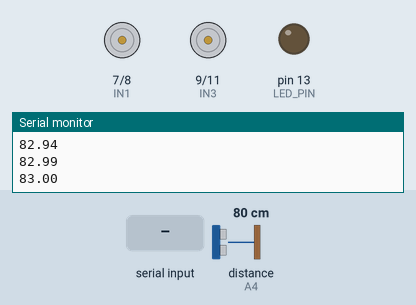
This sketch was run on a simulated Arduino Uno, built with avr-gcc and run on an emulated ATmega328P. On the bench: motor-driver pin pairs drawn as motors (green arrow = first pin HIGH = forward, orange = second pin HIGH = backward, longer = more drive, scaled by the enable pin), output pins drawn as LEDs (lit = HIGH), the last lines printed to the serial monitor. Wiring (inferred from the names in the program): ultrasonic range finder: trigger A5; echo A4. Dashed ring = blinking. Inputs (shaded band) come from the test bench; at power-on: distance to the obstacle (sensor on A4) 80 cm. The echo pulse lasts 58.3 µs per cm; pins used as bus, display or sensor lines are not drawn.

Above: at 1.2 s.
1.3 s: "b" received over Serial
At 1.52 s:
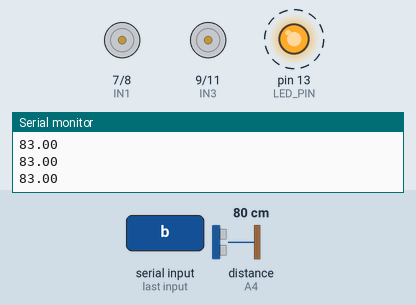
4.3 s: "w" received over Serial
At 4.46 s:
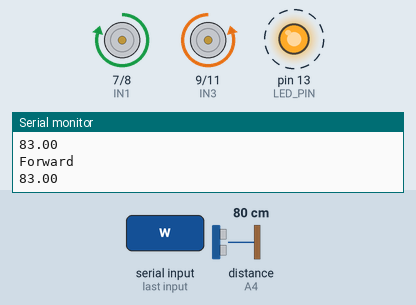
7.3 s: "s" received over Serial
At 7.42 s:
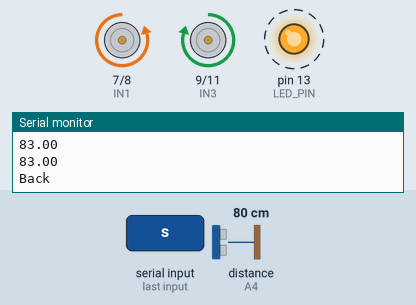
10.3 s: "a" received over Serial
At 10.76 s:
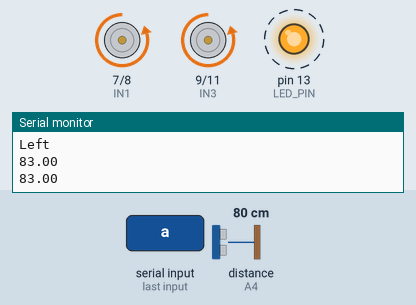
13.3 s: "d" received over Serial
At 13.7 s:
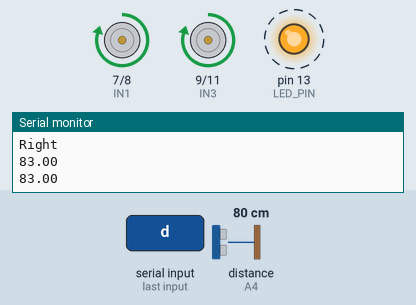
16.3 s: "h" received over Serial
At 16.64 s:
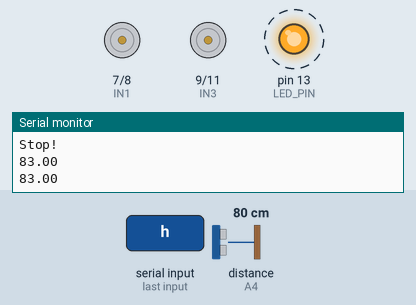
Timing chart, 0 to 20.3 s (numbered marks = the images above; inputs shaded):
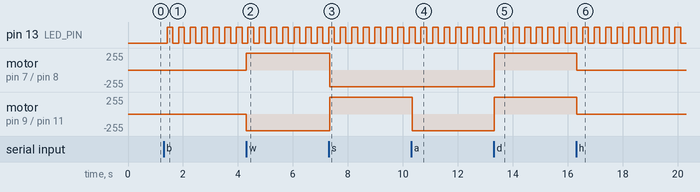

Measured:
- after the input at 1.3 s, pin 13 (LED_PIN): alternates HIGH for 0.21 s and LOW for 0.21 s, starting after 0.12 s
- after the input at 4.3 s, motor on pin 7 (IN1) / pin 8 (IN2): stopped → forward 250/255 at once; motor on pin 9 (IN3) / pin 11 (IN4): stopped → backward 250/255 at once
- after the input at 7.3 s, motor on pin 7 (IN1) / pin 8 (IN2): forward 250/255 → backward 250/255 after 0.05 s; motor on pin 9 (IN3) / pin 11 (IN4): backward 250/255 → forward 250/255 after 0.05 s
- after the input at 10.3 s, motor on pin 9 (IN3) / pin 11 (IN4): forward 250/255 → backward 250/255 at once
- after the input at 13.3 s, motor on pin 7 (IN1) / pin 8 (IN2), motor on pin 9 (IN3) / pin 11 (IN4): backward 250/255 → forward 250/255 at once
- after the input at 16.3 s, motor on pin 7 (IN1) / pin 8 (IN2), motor on pin 9 (IN3) / pin 11 (IN4): forward 250/255 → stopped at once

The sketch:

ArduinoCar.ino
```cpp
#include <Arduino.h>
#include <SoftwareSerial.h>

#include "Scheduler.h"
#include "DistanceTask.h"
#include "BlinkTask.h"
#include "SerialTask.h"


#define PROXIMITY_TRIG_PIN A5
#define PROXIMITY_ECHO_PIN A4
#define LED_PIN    13


#define ENA 5
#define ENB 6
#define IN1 7
#define IN2 8
#define IN3 9
#define IN4 11
#define carSpeed 250

/*
   -----------------------------------
   Function declaration
   -----------------------------------
*/
void move(int direction);

/*
   -----------------------------------
   Hardware devices
   -----------------------------------
*/
Scheduler sched;

float* gloDistanceValue = new float(5.0);
bool* gloBlinkingState = new bool(false);

DistanceTask* distanceTask = new DistanceTask(PROXIMITY_TRIG_PIN, PROXIMITY_ECHO_PIN, gloDistanceValue);
BlinkTask* blinkingLed = new BlinkTask(LED_PIN, gloBlinkingState);
SerialTask* serialTask = new SerialTask(gloDistanceValue, gloBlinkingState, move);


void forward(){
  analogWrite(ENA, carSpeed);
  analogWrite(ENB, carSpeed);
  digitalWrite(IN1, HIGH);
  digitalWrite(IN2, LOW);
  digitalWrite(IN3, LOW);
  digitalWrite(IN4, HIGH);
  Serial.println("Forward");
}

void back() {
  analogWrite(ENA, carSpeed);
  analogWrite(ENB, carSpeed);
  digitalWrite(IN1, LOW);
  digitalWrite(IN2, HIGH);
  digitalWrite(IN3, HIGH);
  digitalWrite(IN4, LOW);
  Serial.println("Back");
}

void left() {
  analogWrite(ENA, carSpeed);
  analogWrite(ENB, carSpeed);
  digitalWrite(IN1, LOW);
  digitalWrite(IN2, HIGH);
  digitalWrite(IN3, LOW);
  digitalWrite(IN4, HIGH);
  Serial.println("Left");
}

void right() {
  analogWrite(ENA, carSpeed);
  analogWrite(ENB, carSpeed);
  digitalWrite(IN1, HIGH);
  digitalWrite(IN2, LOW);
  digitalWrite(IN3, HIGH);
  digitalWrite(IN4, LOW);
  Serial.println("Right");
}

void stop() {
  digitalWrite(ENA, LOW);
  digitalWrite(ENB, LOW);
  Serial.println("Stop!");
}

void setup() {
  Serial.begin(9600);
  pinMode(IN1,OUTPUT);
  pinMode(IN2,OUTPUT);
  pinMode(IN3,OUTPUT);
  pinMode(IN4,OUTPUT);
  pinMode(ENA,OUTPUT);
  pinMode(ENB,OUTPUT);
  stop();
  sched.init(50);

  distanceTask->init(100);
  blinkingLed->init(200);
  serialTask->init(50);

  sched.addTask(distanceTask);
  sched.addTask(blinkingLed);
  sched.addTask(serialTask);
}

void loop() {
  sched.schedule();
}

void move(int direction)
{
  switch (direction) {

    case 1://forward
      forward();
      break;
    case 2: //backward
      back();
      break;
    case 3: //left
      left();
      break;
    case 4: //right
      right();
      break;
    case 5: //halt
      stop();
      break;
  }
}
```

BlinkTask.cpp
```cpp
#include "BlinkTask.h"

BlinkTask::BlinkTask(int pin, bool* gloBlinkState){
  this->pin = pin;
  this->gloBlinkState = gloBlinkState;
}

void BlinkTask::init(int period){
  Task::init(period);
  led = new Led(pin);
  state = false;
}

void BlinkTask::tick(){
  if (*gloBlinkState && !state) {
    led->switchOn();
    state = true;
  } else {
    if (state == true) {
      led->switchOff();
      state = false;
    }
  }
}

void BlinkTask::reset() {
  led->switchOff();
  state = false;
}
```

BlinkTask.h
```cpp
#ifndef __BLINKTASK__
#define __BLINKTASK__

#include "Task.h"
#include "Led.h"

class BlinkTask: public Task {

public:
  BlinkTask(int pin, bool* gloBlinkState);
  void init(int period);
  void tick();

protected:
  void reset();

private:
  int pin;
  Light* led;
  bool state;
  bool* gloBlinkState;

};

#endif
```

BlinkingLed.cpp
```cpp
#include "BlinkingLed.h"

BlinkingLed::BlinkingLed(Led* led){
  this->led = led;
  this->isOn = false;
}

void BlinkingLed::switchOn(){
  this->led->switchOn();
  isOn = true;
}

void BlinkingLed::switchOff(){
  this->led->switchOff();
  isOn = false;
};

void BlinkingLed::blink(){
  if (isOn) {
    switchOff();
  } else {
    switchOn();
  }
};
```

BlinkingLed.h
```cpp
#ifndef __BLINKINGLED__
#define __BLINKINGLED__

#include "Led.h"

class BlinkingLed {
public:
  BlinkingLed(Led* led);
  void switchOn();
  void switchOff();
  void blink();
private:
  Led* led;
  bool isOn;
};

#endif
```

DistanceTask.cpp
```cpp
#include "DistanceTask.h"
#include "StabilizedProximitySensor.h"

DistanceTask::DistanceTask(int trigPin, int echoPin, float* gloDistanceValue){
  this->trigPin = trigPin;
  this->echoPin = echoPin;
  this->gloDistanceValue = gloDistanceValue;
}

void DistanceTask::init(int period){
  Task::init(period);
  proximitySensor = new StabilizedProximitySensor(trigPin, echoPin, 0.7);
}

void DistanceTask::tick(){
  *gloDistanceValue = proximitySensor->getDistance();
}
```

DistanceTask.h
```cpp
#ifndef __DISTANCETASK__
#define __DISTANCETASK__

#include "Task.h"
#include "ProximitySensor.h"

class DistanceTask: public Task {

public:
  DistanceTask(int trigPin, int echoPin, float* gloDistanceValue);
  void init(int period);
  void tick();

private:
  int trigPin, echoPin;
  float* gloDistanceValue;
  ProximitySensor* proximitySensor;

};

#endif
```

Led.cpp
```cpp
#include "Led.h"
#include "Arduino.h"

Led::Led(int pin){
  this->pin = pin;
  pinMode(pin,OUTPUT);
}

void Led::switchOn(){
  digitalWrite(pin,HIGH);
}

void Led::switchOff(){
  digitalWrite(pin,LOW);
};

void Led::blink(int millis){
  digitalWrite(pin,HIGH);
  delay(millis);
  digitalWrite(pin,LOW);
};

void Led::blink(){
  this->blink(500);
};
```

Led.h
```cpp
#ifndef __LED__
#define __LED__

#include "Light.h"

class Led: public Light {
public:
  Led(int pin);
  void switchOn();
  void switchOff();
  void blink(int millis);
  void blink();
private:
  int pin;
};

#endif
```

Light.h
```cpp
#ifndef __LIGHT__
#define __LIGHT__

class Light {
public:
  virtual void switchOn() = 0;
  virtual void switchOff() = 0;
};

#endif
```

ProximitySensor.cpp
```cpp
#include "ProximitySensor.h"
#include "Arduino.h"
#include "Ultrasonic.h"

Ultrasonic* ultrasonic;

ProximitySensor::ProximitySensor(int trigPin, int echoPin){
  ultrasonic = new Ultrasonic(trigPin, echoPin);
}

float ProximitySensor::getDistance(){
  return ultrasonic->read();
}
```

ProximitySensor.h
```cpp
#ifndef __PROXIMITYSENSOR__
#define __PROXIMITYSENSOR__

class ProximitySensor {
public:
  ProximitySensor(int trigPin, int echoPin);
  virtual float getDistance();
};

#endif
```

Scheduler.cpp
```cpp
#include "Scheduler.h"
void Scheduler::init(int basePeriod){
  this->basePeriod = basePeriod;
  timer.setupPeriod(basePeriod);
  nTasks = 0;
}
bool Scheduler::addTask(Task* task){
  if (nTasks < MAX_TASKS-1){
    taskList[nTasks] = task;
    nTasks++;
    return true;
  } else {
    return false;
  }
}
void Scheduler::schedule(){
  timer.waitForNextTick();
  for (int i = 0; i < nTasks; i++){
    if (taskList[i]->updateAndCheckTime(basePeriod)){
      taskList[i]->tick();
    }
  }
}
```

Scheduler.h
```cpp
#ifndef __SCHEDULER__
#define __SCHEDULER__

#include "Timer.h"
#include "Task.h"

#define MAX_TASKS 20

class Scheduler {

  int basePeriod;
  int nTasks;
  Task* taskList[MAX_TASKS];
  Timer timer;

public:
  void init(int basePeriod);
  virtual bool addTask(Task* task);
  virtual void schedule();

};
#endif
```

SerialTask.cpp
```cpp
#include "SerialTask.h"

SerialTask::SerialTask(float* gloDistanceValue, bool* gloBlinkingState, void (*move)(int)) {
  this->gloDistanceValue = gloDistanceValue;
  this->gloBlinkingState = gloBlinkingState;
  this->move = move;
}

void SerialTask::init(int period) {
  Task::init(period);
  c = 0;
  Serial.begin(9600);
  while (!Serial){}
}

/*
   -----------------------------------
   Interpreter
   -----------------------------------
*/
void SerialTask::remoteCmdExecutor()
{
  if ((Serial.available()) > (0  )) {
    input = Serial.read();
    //Serial.println(input);
    switch ( input ) {
      case 'w' : move(1); break;  //w
      case 's' : move(2); break;  //s
      case 'a'  : move(3); break;  //a
      case 'd' : move(4); break;  //d
      case 'h' : move(5); break;  //h
      case 'b' : *gloBlinkingState=true; break;   //b
      case 'n' : *gloBlinkingState=false; break; //n
      default  : move(5);
    }
  }
}

void SerialTask::tick() {
	remoteCmdExecutor();

  if (c++ == 3) {
    c = 0;
    Serial.println(*gloDistanceValue);
  }
}
```

SerialTask.h
```cpp
#ifndef __SERIALTASK__
#define __SERIALTASK__

#include "Task.h"
#include "Arduino.h"
#include "SoftwareSerial.h"

class SerialTask: public Task {

public:
  SerialTask(float* gloDistanceValue, bool* gloBlinkingState, void (*move)(int));
  void init(int period);
  void tick();

private:
	void remoteCmdExecutor();

  float* gloDistanceValue;
  bool* gloBlinkingState;
  void (*move)(int);

	int input;
  unsigned int c;
};

#endif
```

StabilizedProximitySensor.cpp
```cpp
#include "StabilizedProximitySensor.h"

StabilizedProximitySensor::StabilizedProximitySensor(int trigPin, int echoPin, float weightNewValue) : ProximitySensor(trigPin, echoPin){
  this->lastDistance = 0;
  this->weightNewValue = weightNewValue;
}

float StabilizedProximitySensor::getDistance(){
  this->lastDistance = this->lastDistance * (1-weightNewValue) + ProximitySensor::getDistance() * weightNewValue;
  return this->lastDistance;
}
```

StabilizedProximitySensor.h
```cpp
#ifndef __STABILIZEDPROXIMITYSENSOR__
#define __STABILIZEDPROXIMITYSENSOR__

#include "ProximitySensor.h"

class StabilizedProximitySensor: public ProximitySensor{
public:
  StabilizedProximitySensor(int trigPin, int echoPin, float weightNewValue);
  float getDistance();
private:
  float lastDistance;
  float weightNewValue;
};

#endif
```

Task.h
```cpp
#ifndef __TASK__
#define __TASK__

class Task {
  int myPeriod;
  int timeElapsed;

public:
  virtual void init(int period){
    myPeriod = period;
    timeElapsed = 0;
  }

  virtual void tick() = 0;

  bool updateAndCheckTime(int basePeriod){
    timeElapsed += basePeriod;
    if (timeElapsed >= myPeriod){
      timeElapsed = 0;
      return true;
    } else {
      return false;
    }
  }

};

#endif
```

Timer.cpp
```cpp
#include "Timer.h"
#include "Arduino.h"

volatile bool timerFlag;

ISR(TIMER1_COMPA_vect){
  timerFlag = true;
}

Timer::Timer(){
  timerFlag = false;
}

void Timer::setupFreq(int freq){

  // disabling interrupt
  cli();

  TCCR1A = 0; // set entire TCCR1A register to 0
  TCCR1B = 0; // same for TCCR1B
  TCNT1  = 0; //initialize counter value to 0

  /*
   * set compare match register
   *
   * OCR1A = (16*2^20) / (100*PRESCALER) - 1 (must be < 65536)
   *
   * assuming a prescaler = 1024 => OCR1A = (16*2^10)/freq
   */
  OCR1A = 16*1024/freq;
  // turn on CTC mode
  TCCR1B |= (1 << WGM12);
  // Set CS11 for 8 prescaler
  TCCR1B |= (1 << CS12) | (1 << CS10);
  // enable timer compare interrupt
  TIMSK1 |= (1 << OCIE1A);

  // enabling interrupt
  sei();

}

/* period in ms */
void Timer::setupPeriod(int period){

  // disabling interrupt
  cli();

  TCCR1A = 0; // set entire TCCR1A register to 0
  TCCR1B = 0; // same for TCCR1B
  TCNT1  = 0; //initialize counter value to 0

  /*
   * set compare match register
   *
   * OCR1A = (16*2^20) / (100*PRESCALER) - 1 (must be < 65536)
   *
   * assuming a prescaler = 1024 => OCR1A = (16*2^10)* period/1000 (being in ms)
   */
  OCR1A = 16.384*period;
  // turn on CTC mode
  TCCR1B |= (1 << WGM12);
  // Set CS11 for 8 prescaler
  TCCR1B |= (1 << CS12) | (1 << CS10);
  // enable timer compare interrupt
  TIMSK1 |= (1 << OCIE1A);

  // enabling interrupt
  sei();

}

void Timer::waitForNextTick(){
  /* wait for timer signal */
  while (!timerFlag){}
  timerFlag = false;

}
```

Timer.h
```cpp
#ifndef __TIMER__
#define __TIMER__

class Timer {

public:
  Timer();
  void setupFreq(int freq);
  /* period in ms */
  void setupPeriod(int period);
  void waitForNextTick();

};


#endif
```

Ultrasonic.cpp
```cpp
// (licence header left out)
#if ARDUINO >= 100
  #include <Arduino.h>
#else
  #include <WProgram.h>
#endif

#include "Ultrasonic.h"

Ultrasonic::Ultrasonic(uint8_t trigPin, uint8_t echoPin, unsigned long timeOut) {
  trig = trigPin;
  echo = echoPin;
  threePins = trig == echo ? true : false;
  pinMode(trig, OUTPUT);
  pinMode(echo, INPUT);
  timeout = timeOut;
}

unsigned int Ultrasonic::timing() {
  if (threePins)
    pinMode(trig, OUTPUT);

  digitalWrite(trig, LOW);
  delayMicroseconds(2);
  digitalWrite(trig, HIGH);
  delayMicroseconds(10);
  digitalWrite(trig, LOW);

  if (threePins)
    pinMode(trig, INPUT);

  previousMicros = micros();
  while(!digitalRead(echo) && (micros() - previousMicros) <= timeout); // wait for the echo pin HIGH or timeout
  previousMicros = micros();
  while(digitalRead(echo)  && (micros() - previousMicros) <= timeout); // wait for the echo pin LOW or timeout

  return micros() - previousMicros; // duration
}

/*
 * If the unit of measure is not passed as a parameter,
 * sby default, it will return the distance in centimeters.
 * To change the default, replace CM by INC.
 */
unsigned int Ultrasonic::read(uint8_t und) {
  return timing() / und / 2;  //distance by divisor
}

/*
 * This method is too verbal, so, it's deprecated.
 * Use read() instead.
 */
unsigned int Ultrasonic::distanceRead(uint8_t und) {
  return read(und);
}
```

Ultrasonic.h
```cpp
// (licence header left out)
#ifndef Ultrasonic_h
#define Ultrasonic_h

/*
 * Values of divisors
 */
#define CM 28
#define INC 71

class Ultrasonic {
  public:
    Ultrasonic(uint8_t sigPin) : Ultrasonic(sigPin, sigPin) {};
    Ultrasonic(uint8_t trigPin, uint8_t echoPin, unsigned long timeOut = 20000UL);
    unsigned int read(uint8_t und = CM);
    unsigned int distanceRead(uint8_t und = CM) __attribute__ ((deprecated ("This method is deprecated, use read() instead.")));
    void setTimeout(unsigned long timeOut) {timeout = timeOut;}

  private:
    uint8_t trig;
    uint8_t echo;
    boolean threePins = false;
    unsigned long previousMicros;
    unsigned long timeout;
    unsigned int timing();
};

#endif // Ultrasonic_h
```
